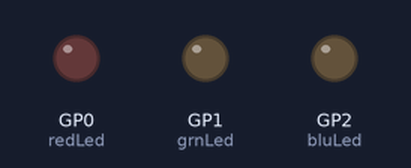
Bench run of a program on a simulated Raspberry Pi Pico running MicroPython. Parts: output pins drawn as LEDs (lit = HIGH).

Above: at 0.05 s.
At 1.5 s:
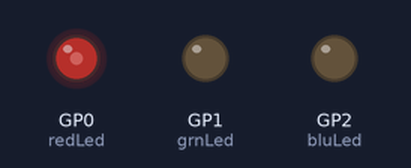
At 3.0 s:
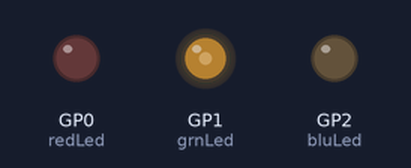
At 3.75 s:
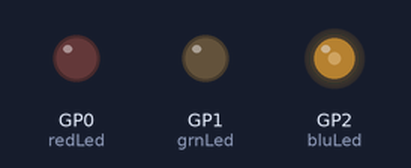
At 4.5 s:
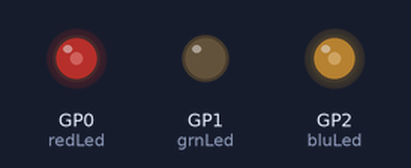
At 6.0 s:
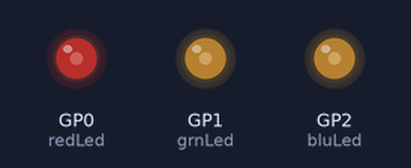
Timing chart, 0 to 7.8 s (numbered marks = the images above):
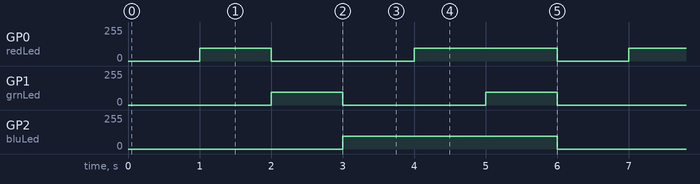

The program:

pwm.py
```python
from machine import Pin, PWM
import time

# Maximum led PWM high percent
redLedMaxPct = 75
grnLedMaxPct = 75
bluLedMaxPct = 75

redLed=PWM(Pin(0))
redLed.freq(200)    #Match WASH FX PWM frequency
grnLed=PWM(Pin(1))
grnLed.freq(200)
bluLed=PWM(Pin(2))
bluLed.freq(200)

#Duty cyle 0 to 255 (75%) max matches WASH FX Val=255
def rgbLedDuty255(r,g,b):
    redLed.duty_u16(int((r*(redLedMaxPct/100.0)*65535)/255))
    grnLed.duty_u16(int((g*(grnLedMaxPct/100.0)*65535)/255))
    bluLed.duty_u16(int((b*(bluLedMaxPct/100.0)*65535)/255))

while True:
    rgbLedDuty255(0,0,0)
    time.sleep(1)
    rgbLedDuty255(128,0,0)
    time.sleep(1)
    rgbLedDuty255(0,128,0)
    time.sleep(1)
    rgbLedDuty255(0,0,128)
    time.sleep(1)
    rgbLedDuty255(128,0,128)
    time.sleep(1)
    rgbLedDuty255(128,128,128)
    time.sleep(1)
```

Measured:
- by itself, GP0 (redLed): repeats every 6.0 s: 0/255 2.0 s, 96/255 2.0 s, 0/255 1.0 s, 96/255 1.0 s
- by itself, GP1 (grnLed): alternates 96/255 for 1.0 s and 0/255 for 2.0 s
- by itself, GP2 (bluLed): alternates 96/255 for 3.0 s and 0/255 for 3.0 s
